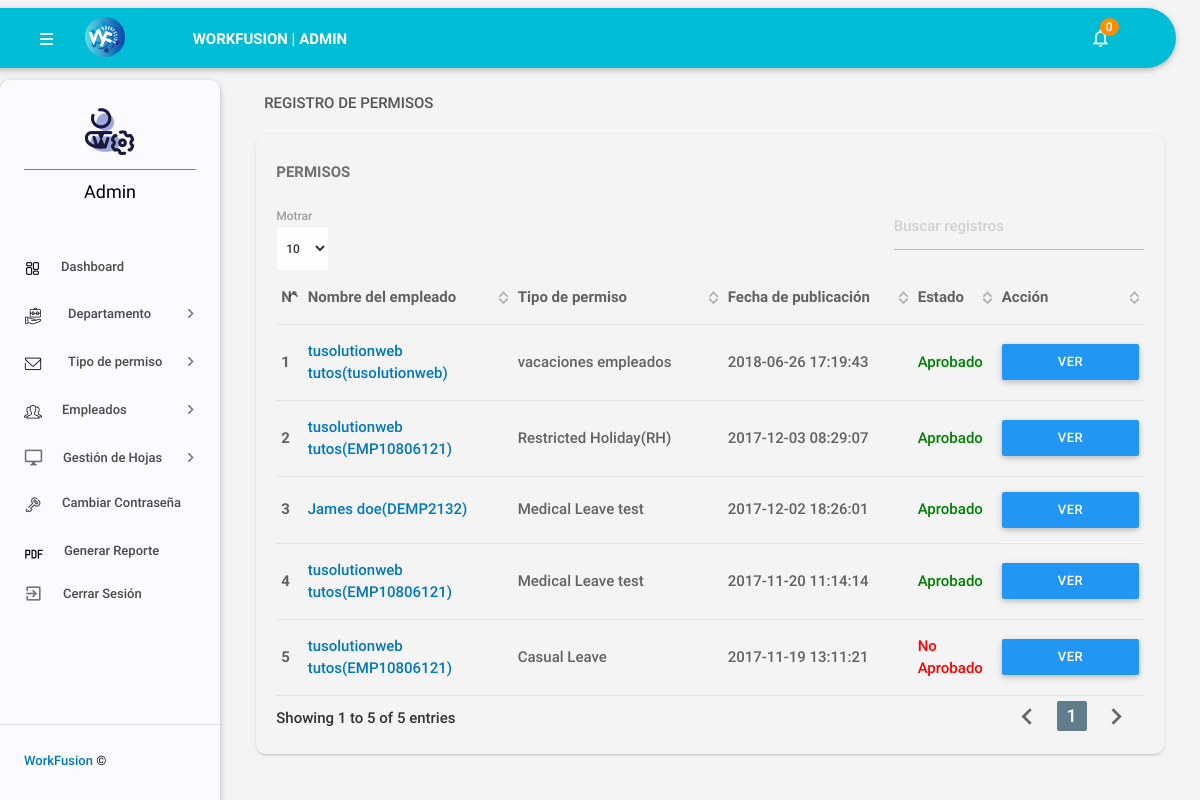
The page /admin/leaves.php (signed in) on the database its author committed.
### tables this page shows
CREATE TABLE `tblleaves` (
  `id` int(11) NOT NULL,
  `LeaveType` varchar(110) NOT NULL,
  `ToDate` varchar(120) NOT NULL,
  `FromDate` varchar(120) NOT NULL,
  `Description` mediumtext NOT NULL,
  `PostingDate` timestamp NOT NULL DEFAULT current_timestamp(),
  `AdminRemark` mediumtext DEFAULT NULL,
  `AdminRemarkDate` varchar(120) DEFAULT NULL,
  `Status` int(1) NOT NULL,
  `IsRead` int(1) NOT NULL,
  `empid` int(11) DEFAULT NULL
);

CREATE TABLE `tblemployees` (
  `id` int(11) NOT NULL,
  `EmpId` varchar(100) NOT NULL,
  `FirstName` varchar(150) NOT NULL,
  `LastName` varchar(150) NOT NULL,
  `EmailId` varchar(200) NOT NULL,
  `Password` varchar(180) NOT NULL,
  `Gender` varchar(100) NOT NULL,
  `Dob` varchar(100) NOT NULL,
  `Department` varchar(255) NOT NULL,
  `Address` varchar(255) NOT NULL,
  `City` varchar(200) NOT NULL,
  `Country` varchar(150) NOT NULL,
  `Phonenumber` char(11) NOT NULL,
  `Status` int(1) NOT NULL,
  `RegDate` timestamp NOT NULL DEFAULT current_timestamp()
);

### admin/leaves.php (the view, shortened to what this page needs)
<?php
include('includes/config.php');
if (strlen($_SESSION['alogin']) == 0) {
    header('location:index.php');
} else {
?>
<!DOCTYPE html>
<html lang="es">
<head>
    <link type="text/css" rel="stylesheet" href="../assets/plugins/materialize/css/materialize.min.css" />
    <link href="../assets/plugins/material-preloader/css/materialPreloader.min.css" rel="stylesheet">
    <link href="../assets/plugins/datatables/css/jquery.dataTables.min.css" rel="stylesheet">
    <link href="../assets/plugins/google-code-prettify/prettify.css" rel="stylesheet" type="text/css" />
    <link href="../assets/css/alpha.min.css" rel="stylesheet" type="text/css" />
    <link href="../assets/css/custom.css" rel="stylesheet" type="text/css" />
</head>
<body>
    <?php include('includes/header.php'); ?>
    <?php include('includes/sidebar.php'); ?>
    <main class="mn-inner">
        <div class="row">
            <div class="col s12">
                <div class="page-title">REGISTRO DE PERMISOS</div>
            </div>
            <div class="col s12 m12 l12">
                <div class="card">
                    <div class="card-content">
                        <span class="card-title">PERMISOS</span>
                        <div class="responsive-table">
                            <table id="example" class="display responsive-table">
                                <thead>
                                    <tr>
                                        <th>N°</th>
                                        <th width="200">Nombre del empleado</th>
                                        <th width="200">Tipo de permiso</th>
                                        <th width="180">Fecha de publicación</th>
                                        <th>Estado</th>
                                        <th class="center-align">Acción</th>
                                    </tr>
                                </thead>
                                <tbody>
                                    <?php
                                    $sql = "SELECT tblleaves.id as lid, tblemployees.FirstName, tblemployees.LastName, tblemployees.EmpId, tblemployees.id, tblleaves.LeaveType, tblleaves.PostingDate, tblleaves.Status from tblleaves join tblemployees on tblleaves.empid=tblemployees.id order by lid desc";
                                    $query = $dbh->prepare($sql);
                                    $query->execute();
                                    $results = $query->fetchAll(PDO::FETCH_OBJ);
                                    $cnt = 1;
                                    if ($query->rowCount() > 0) {
                                        foreach ($results as $result) {
                                    ?>
                                            <tr>
                                                <td> <b><?php echo htmlentities($cnt); ?></b></td>
                                                <td><a href="editemployee.php?empid=<?php echo htmlentities($result->id); ?>" target="_blank"><?php echo htmlentities($result->FirstName . " " . $result->LastName); ?>(<?php echo htmlentities($result->EmpId); ?>)</a></td>
                                                <td><?php echo htmlentities($result->LeaveType); ?></td>
                                                <td><?php echo htmlentities($result->PostingDate); ?></td>
                                                <td>
                                                    <?php $stats = $result->Status;
                                                    if ($stats == 1) {
                                                    ?>
                                                        <span style="color: green">Aprobado</span>
                                                    <?php } elseif ($stats == 2) { ?>
                                                        <span style="color: red">No Aprobado</span>
                                                    <?php } elseif ($stats == 0) { ?>
                                                        <span style="color: blue">Esperando aprobación</span>
                                                    <?php } ?>
                                                </td>
                                                <td class="center-align">
                                                    <a href="leave-details.php?leaveid=<?php echo htmlentities($result->lid); ?>" class="waves-effect waves-light btn blue m-b-xs action-btn">Ver detalles</a>
                                                </td>
                                            </tr>
                                    <?php $cnt++;
                                        }
                                    } ?>
                                </tbody>
                            </table>
                        </div>
                    </div>
                </div>
            </div>
        </div>
    </main>
    <div class="left-sidebar-hover"></div>
</body>
</html>
<?php } ?>

### admin/leaves.php (style rules this page uses)
th { text-align: center; }
.responsive-table { overflow-x: auto; -webkit-overflow-scrolling: touch; }
.center-align { text-align: center; }
.action-btn { margin: 0; }

### rows shown on the page
tblleaves: tblemployees.FirstName+LastName "tusolutionweb tutos", tblemployees.EmpId "tusolutionweb", LeaveType "vacaciones empleados", PostingDate "2018-06-26 17:19:43", Status "Aprobado"
tblleaves: tblemployees.FirstName+LastName "tusolutionweb tutos", tblemployees.EmpId "EMP10806121", LeaveType "Restricted Holiday(RH)", PostingDate "2017-12-03 08:29:07", Status "Aprobado"
tblleaves: tblemployees.FirstName+LastName "James doe", tblemployees.EmpId "DEMP2132", LeaveType "Medical Leave test", PostingDate "2017-12-02 18:26:01", Status "Aprobado"
tblleaves: tblemployees.FirstName+LastName "tusolutionweb tutos", tblemployees.EmpId "EMP10806121", LeaveType "Medical Leave test", PostingDate "2017-11-20 11:14:14", Status "Aprobado"
tblleaves: tblemployees.FirstName+LastName "tusolutionweb tutos", tblemployees.EmpId "EMP10806121", LeaveType "Casual Leave", PostingDate "2017-11-19 13:11:21", Status "No Aprobado"

### other values the page prints
$unreadcount "0"
